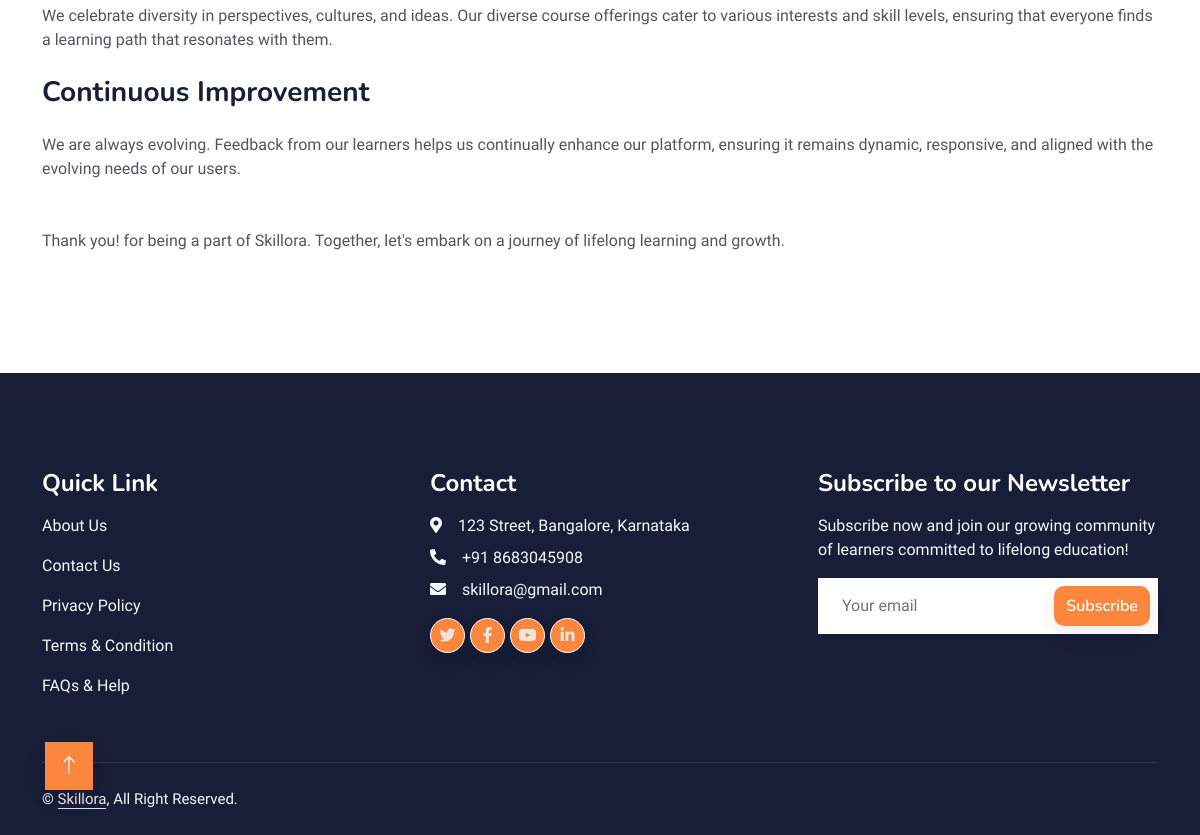
Page /about/ (lower part) on the earlier database version.
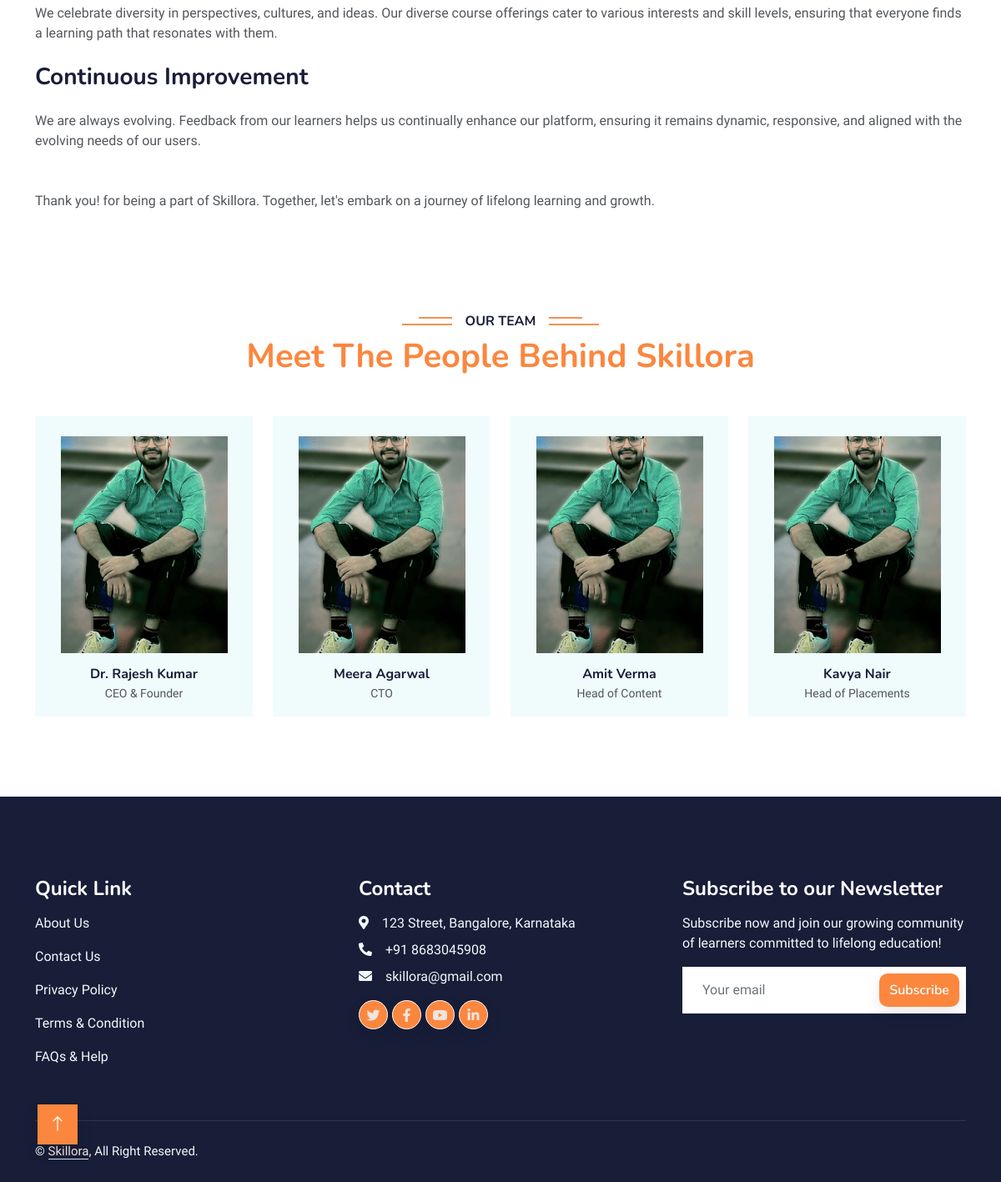
Same page on the later database version.
### skillora_app/models.py (models this page shows, shortened)
class TeamMember(models.Model):
    name = models.CharField(max_length=100)
    position = models.CharField(max_length=100)
    bio = models.TextField()
    image = models.ImageField(upload_to='team/', null=True, blank=True)
    email = models.EmailField()
    linkedin = models.URLField(blank=True)
    twitter = models.URLField(blank=True)

### skillora_app/views.py (the view)
# urls.py: path('about/', views.about, name='about'),
def about(request):
    team_members = TeamMember.objects.all()
    context = {
        'team_members': team_members,
    }
    return render(request, 'about.html', context)

### templates/about.html (shortened to what the changed rows need)
{% load static %}
<!DOCTYPE html>
<html lang="en">
<head>
    <link href="https://cdnjs.cloudflare.com/ajax/libs/font-awesome/5.10.0/css/all.min.css" rel="stylesheet">
    <link href="https://cdn.jsdelivr.net/npm/bootstrap-icons@1.4.1/font/bootstrap-icons.css" rel="stylesheet">
    <link href="{% static 'lib/animate/animate.min.css' %}" rel="stylesheet">
    <link href="{% static 'lib/owlcarousel/assets/owl.carousel.min.css' %}" rel="stylesheet">
    <link href="{% static 'css/bootstrap.min.css' %}" rel="stylesheet">
    <link href="{% static 'css/style.css' %}" rel="stylesheet">
</head>
<body>
    {% if team_members %}
    <div class="container-xxl py-5">
        <div class="container">
            <div class="text-center wow fadeInUp" data-wow-delay="0.1s">
                <h6 class="section-title bg-white text-center px-3">Our Team</h6>
                <h1 class="mb-5" style="color: #fb873f;">Meet The People Behind Skillora</h1>
            </div>
            <div class="row g-4">
                {% for member in team_members|slice:":4" %}
                <div class="col-lg-3 col-md-6 wow fadeInUp" data-wow-delay="0.1s">
                    <div class="team-item bg-light">
                        <div class="overflow-hidden text-center pt-4">
                            {% if member.image %}
                                <img class="img-fluid" src="{{ member.image.url }}" alt="{{ member.name }}" style="height: 260px; width: 200px; object-fit: cover;">
                            {% else %}
                                <img class="img-fluid" src="{% static 'img/team/team-1.png' %}" alt="{{ member.name }}" style="height: 260px; width: 200px; object-fit: cover;">
                            {% endif %}
                        </div>
                        <div class="text-center p-3">
                            <h6 class="mb-0">{{ member.name }}</h6>
                            <small>{{ member.position }}</small>
                        </div>
                    </div>
                </div>
                {% endfor %}
            </div>
        </div>
    </div>
    {% endif %}
</body>
</html>

Differences in the rows shown:
added TeamMember: name "Dr. Rajesh Kumar", position "CEO & Founder"
added TeamMember: name "Meera Agarwal", position "CTO"
added TeamMember: name "Amit Verma", position "Head of Content"
added TeamMember: name "Kavya Nair", position "Head of Placements"
Other differences:
text now shown: "OUR TEAM Meet The People Behind Skillora"
